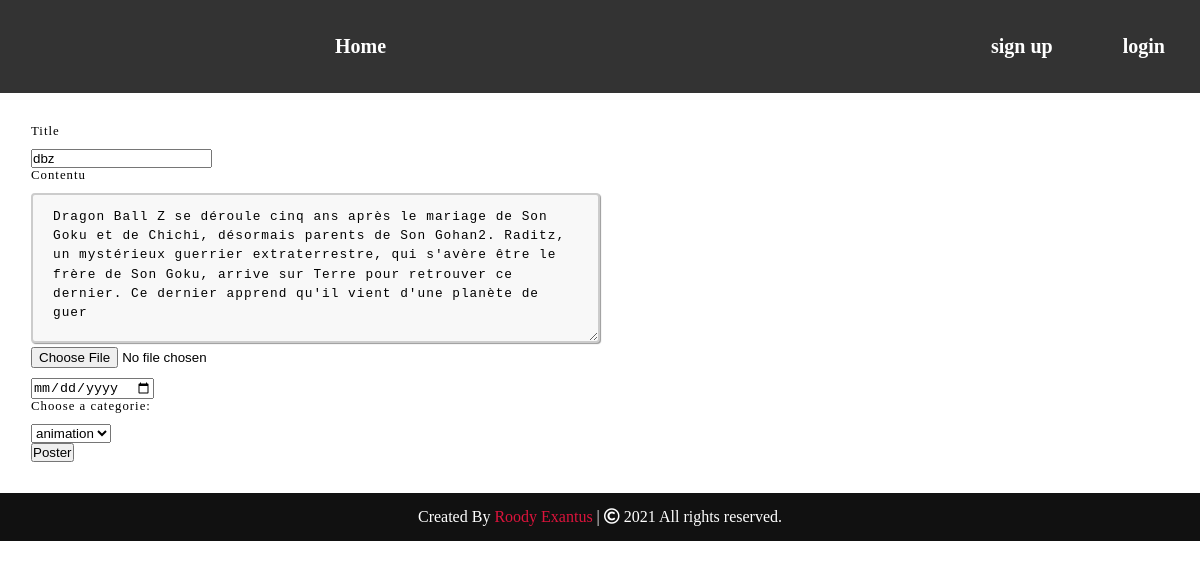
Page /showUpdateArticle.php?article=23 on the committed database.
### tables this page shows
CREATE TABLE IF NOT EXISTS `article` (
  `title` varchar(150) NOT NULL,
  `content` text NOT NULL,
  `image` varchar(100) NOT NULL,
  `idArticle` int NOT NULL AUTO_INCREMENT,
  `idUser` int NOT NULL,
  `dateArticle` date NOT NULL,
  `idCategorie` int NOT NULL,
  PRIMARY KEY (`idArticle`),
  KEY `article_ibfk_1` (`idCategorie`),
  KEY `idUser` (`idUser`)
);

CREATE TABLE IF NOT EXISTS `categorie` (
  `idCategorie` int NOT NULL AUTO_INCREMENT,
  `name` varchar(30) NOT NULL,
  `description` date NOT NULL,
  PRIMARY KEY (`idCategorie`)
);

### showUpdateArticle.php (called while the page is built, shortened)
<?php
$article = $_GET['article'];
$articleModel = new ArticleModel();
$article = $articleModel->getUpdateArticle($article);
require "views/layout.phtml";

### class/Database.class.php (called while the page is built, shortened)
<?php
class Database
{
    private $bdd;
    public function __construct()
    {
        try {
            $this->bdd = new PDO("mysql:host=localhost;dbname=blog;charset=utf8", 'root', '');
            $this->bdd->setAttribute(PDO::ATTR_ERRMODE, PDO::ERRMODE_EXCEPTION);
        } catch (Exception $e) {
            echo "Problème de connexion à la base de données.";
            exit(1);
        }
    }
    public function queryOne($sql, $criterias = array()){
        $requete = $this->bdd->prepare($sql);
        $requete->execute($criterias);
        $data = $requete->fetch(PDO::FETCH_ASSOC);
        return $data;
    }
}

### class/Model.class.php (called while the page is built, shortened)
<?php
class Model{
    public function __construct(){
        $this->database = new Database();
    }
}

### models/ArticleModel.php (called while the page is built, shortened)
<?php
class ArticleModel extends Model
{
    public function getUpdateArticle($article){
        $sql = 'SELECT article.*, categorie.name, user.lastname,user.firstname FROM `article`,categorie, user WHERE article.idCategorie = categorie.idCategorie AND article.idUser = user.idUser AND idArticle = ?';
        $article = $this->database->queryOne($sql, array($article));
        return $article;
    }
}

### views/showUpdateArticle.phtml (the view, shortened to what this page needs)
<form enctype="multipart/form-data" action="updateArticle.php?article=<?= $article['idArticle']; ?>" method="post">
    <div class="content">
        <div>
            <div>
                <label for="tilte">Title</label>
                <input type="" name="title" id="title" value="<?= $article['title'] ?>">
            </div>
            <div>
                <label for="content">Contentu</label>
                <textarea id="content" name="content" rows="10" cols="60"><?= $article['content'] ?></textarea>
            </div>
            <div>
                <input type="file" name="image" id="image">
            </div>
        </div>
        <div>
            <div>
                <input type="date" name="date" id="date" value="">
            </div>
            <div>
                <label for="categorie">Choose a categorie:</label>
                <select name="categorie" id="categorie">
                    <option value="<?= $article['idCategorie']; ?>"><?= $article['name']; ?></option>
                </select>
            </div>
        </div>
        <button type="submit">Poster</button>
    </div>
</form>

### css/style.css (style rules this page uses)
* { margin:0; padding: 0; box-sizing:border-box; }
form { width:100%; padding: 30px; border: 1px solid rgba(255,255, 255,0.5); background:rgba(255,255, 255,0.5); }
label, textarea { font-size: .8rem; letter-spacing: 1px; }
textarea { padding: 10px; line-height: 1.5; border-radius: 5px; border: 1px solid #ccc; box-shadow: 1px 1px 1px #999; }
label { display: block; margin-bottom: 10px; }
textarea { width: 50%; height: 150px; padding: 12px 20px; box-sizing: border-box; border: 2px solid #ccc; border-radius: 4px; background-color: #f8f8f8; }

### rows in the picture
article: title "dbz", content "Dragon Ball Z se déroule cinq ans après le mariage de Son Goku et de Chichi, désormais parents de Son Gohan2. Raditz, un mystérieux guerrier extraterrestre, qui s'avère être le frère de Son Goku, arrive sur Terre pour retrouver ce dernier. Ce dernier apprend qu'il vient d'une planète de guer", categorie "animation"
